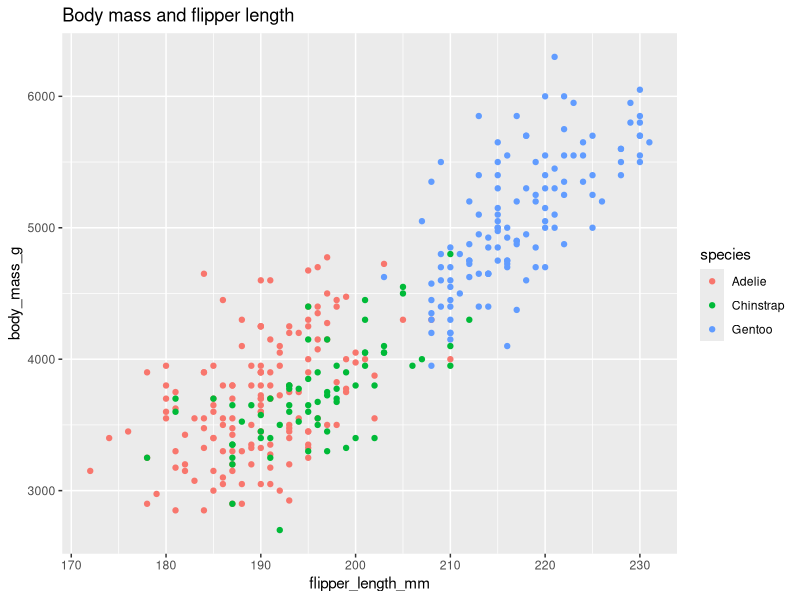
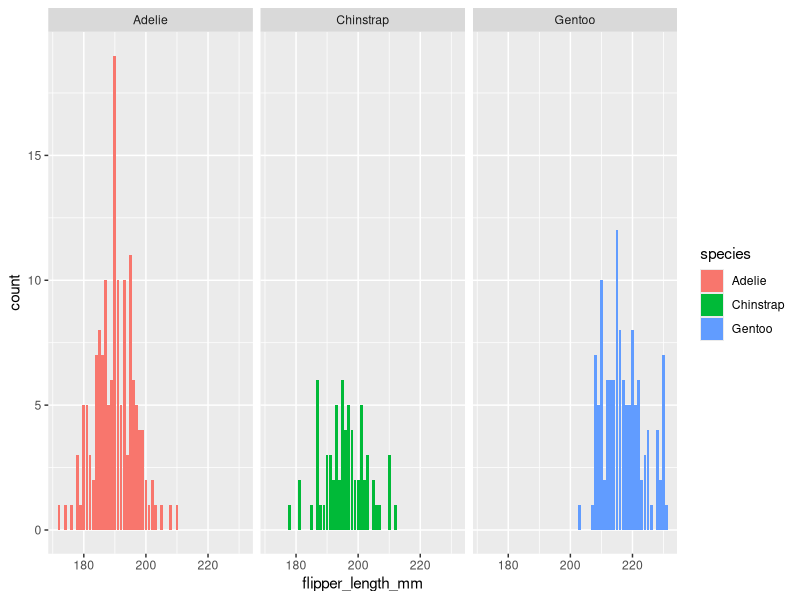
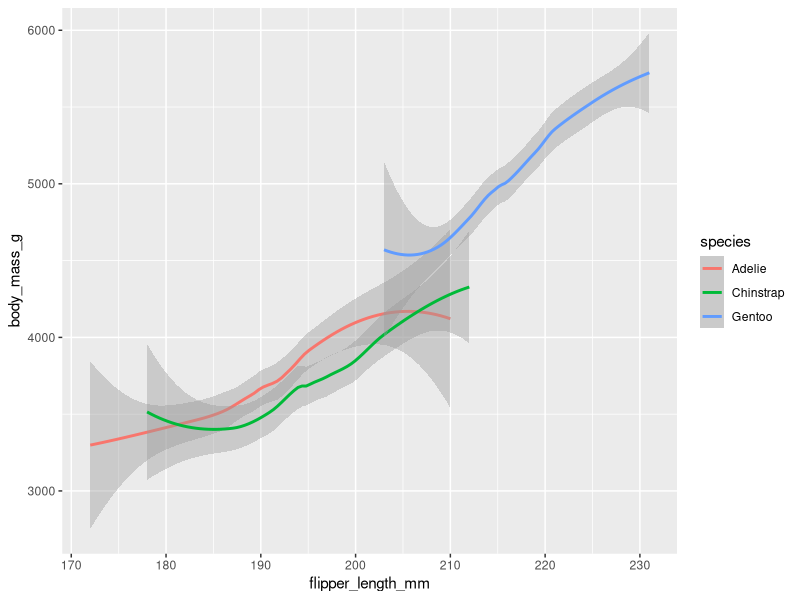
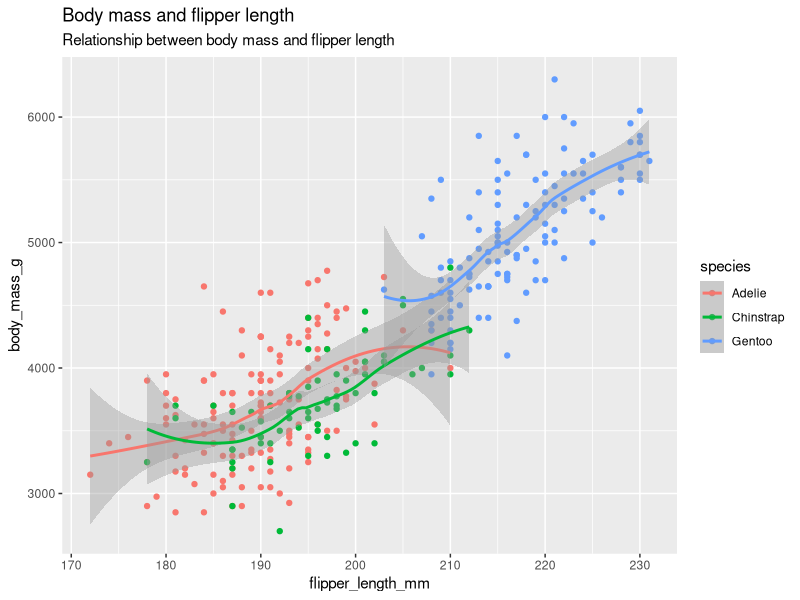
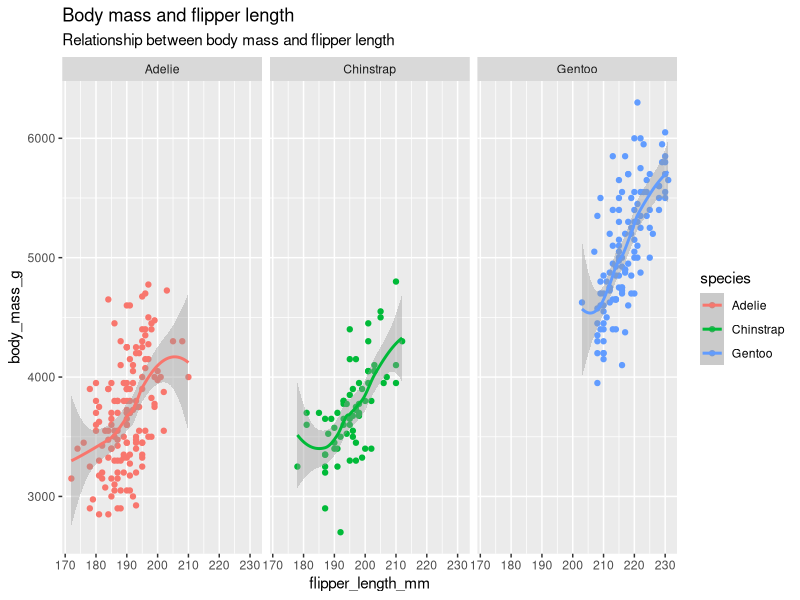
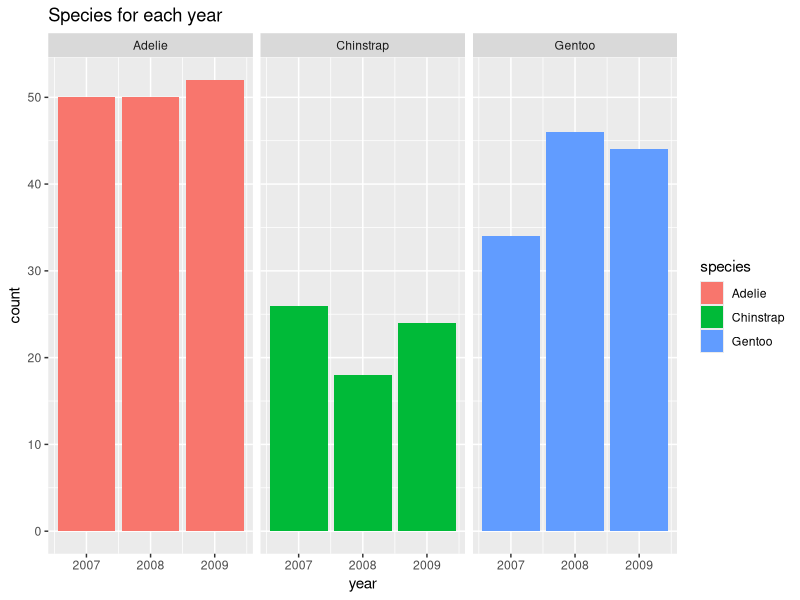

The R source for these figures, in order:
# Analyzing and Visualizing Palmerpenguins Data


# Installation of Palmerpenguins and Tidyverse

install.packages("palmerpenguins")
install.packages("tidyverse")

library(palmerpenguins)
library(tidyverse)

head(penguins)

# Use summary(), str(), glimpse() and colnames() functions to summarize the data

summary(penguins)
str(penguins)
glimpse(penguins)
colnames(penguins)

# Let’s create a new dataframe by arranging the data by flipper length in a descending order, 
# this way we can preview the relationships between columns

flipper_length_arrange <- arrange(penguins, desc(flipper_length_mm))
View(flipper_length_arrange)

# Let’s say we only want to see body mass for each species and islands by using pipe

islands_penguins <- penguins %>% select(species, island, body_mass_g)
View(islands_penguins)

# Ratio of flipper length to body mass in order from smallest to largest with a new dataframe

flipper_length_percentage <- mutate(penguins, flipper_length_percentage = flipper_length_mm / body_mass_g * 100) %>% arrange(flipper_length_percentage)
View(flipper_length_percentage)

# If we only want to see the bill depths between 13.6 and 19.5 for the island of Biscoe in descending order

Only_Biscoe <- filter(penguins, penguins$island=="Biscoe") %>% arrange(desc(bill_depth_mm)) %>% select(bill_depth_mm, island) %>% filter(between(bill_depth_mm,13.6,19.5))
View(Only_Biscoe)


# Visualisation by Using Ggplot2


# First we need to install the ggplot2 library

library(ggplot2)

# Let's show the relationship between body mass and flipper length 

ggplot(data = penguins) +
  geom_point(mapping = aes(x=flipper_length_mm, y=body_mass_g,color=species))+
  labs(title =  "Body mass and flipper length")

# Let’s create graphs showing flipper lengths for each species separately by using facet_wrap function

ggplot(data = penguins) +
  geom_bar(mapping = aes(x=flipper_length_mm,fill=species)) + facet_wrap(~species)

# We can also use geom_smooth to show relationship between body mass and flipper length

ggplot(data = penguins) +
  geom_smooth(mapping = aes(x=flipper_length_mm, y=body_mass_g,color=species))

# Plus, we can combine both together

ggplot(data = penguins) +
  geom_point(mapping = aes(x=flipper_length_mm, y=body_mass_g,color=species)) +
  geom_smooth(mapping = aes(x=flipper_length_mm, y=body_mass_g,color=species)) +
  labs(title =  "Body mass and flipper length",subtitle="Relationship between body mass and flipper length")

# After combining geom_point and geom_smooth together, we can view all species separately by using facet_wrap

ggplot(data = penguins) + geom_point(mapping = aes(x=flipper_length_mm, y=body_mass_g,color=species)) + 
  geom_smooth(mapping = aes(x=flipper_length_mm, y=body_mass_g,color=species)) +
  labs(title =  "Body mass and flipper length",subtitle="Relationship between body mass and flipper length") + 
  facet_wrap(~species)

# If we want to see how many species there are on each year

ggplot(data = penguins) +
  geom_bar(mapping = aes(x=year,fill=species))+
  labs(title = "Species for each year") +
  facet_wrap(~species)
